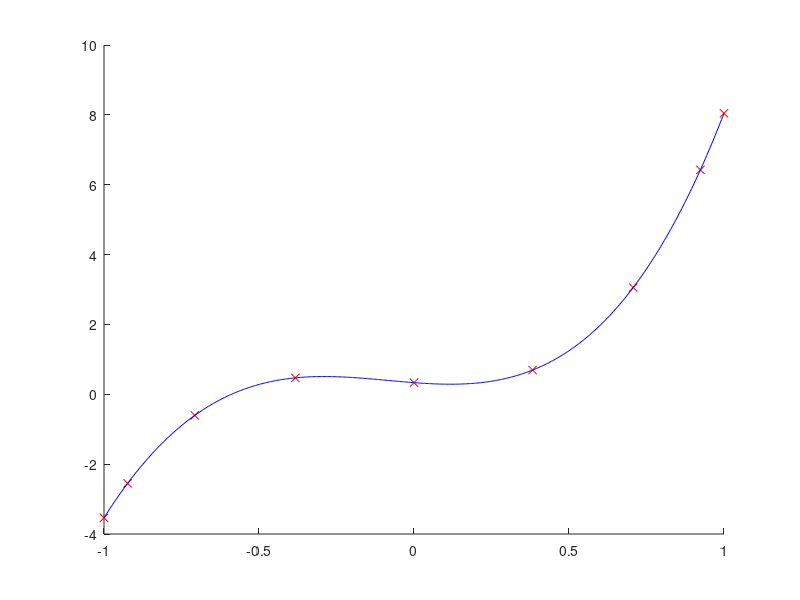

MATLAB code to generate this figure:
clear all;
clc;

f = @(x) (exp(-2*x)/3)+ x.^2 + 7*x.^3;

n = 8;
x = -cos([0:n]*pi/n);
y = f(x);

s = linspace(-1, 1, 500);

coeff = polyfit(x, y, n-1);
t = polyval(coeff, s);

figure(1)
hold on
plot(x, y, 'xr');
plot(s, t, '-b');
